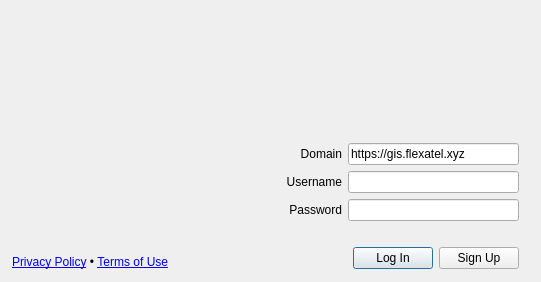
<?xml version="1.0" encoding="UTF-8"?>
<ui version="4.0">
 <class>FlexgisQGISDialogBase</class>
 <widget class="QDialog" name="FlexgisQGISDialogBase">
  <property name="geometry">
   <rect>
    <x>0</x>
    <y>0</y>
    <width>541</width>
    <height>282</height>
   </rect>
  </property>
  <property name="minimumSize">
   <size>
    <width>541</width>
    <height>282</height>
   </size>
  </property>
  <property name="maximumSize">
   <size>
    <width>541</width>
    <height>282</height>
   </size>
  </property>
  <property name="windowTitle">
   <string>FlexGIS - Login</string>
  </property>
  <widget class="QWidget" name="layoutWidget">
   <property name="geometry">
    <rect>
     <x>0</x>
     <y>10</y>
     <width>531</width>
     <height>271</height>
    </rect>
   </property>
   <layout class="QVBoxLayout" name="verticalLayout" stretch="0,0,0,0,0,0">
    <property name="leftMargin">
     <number>12</number>
    </property>
    <property name="topMargin">
     <number>12</number>
    </property>
    <property name="rightMargin">
     <number>12</number>
    </property>
    <property name="bottomMargin">
     <number>12</number>
    </property>
    <item>
     <spacer name="verticalSpacer">
      <property name="orientation">
       <enum>Qt::Vertical</enum>
      </property>
      <property name="sizeHint" stdset="0">
       <size>
        <width>20</width>
        <height>40</height>
       </size>
      </property>
     </spacer>
    </item>
    <item>
     <layout class="QHBoxLayout" name="horizontalLayout_1" stretch="0,0">
      <item>
       <widget class="QLabel" name="label_domain">
        <property name="minimumSize">
         <size>
          <width>330</width>
          <height>0</height>
         </size>
        </property>
        <property name="styleSheet">
         <string notr="true">color:black; background-color:rgba(0,0,0,.0);</string>
        </property>
        <property name="text">
         <string>Domain</string>
        </property>
        <property name="alignment">
         <set>Qt::AlignRight|Qt::AlignTrailing|Qt::AlignVCenter</set>
        </property>
       </widget>
      </item>
      <item>
       <widget class="QLineEdit" name="domain">
        <property name="styleSheet">
         <string notr="true">color:black;</string>
        </property>
        <property name="text">
         <string>https://gis.flexatel.xyz</string>
        </property>
        <property name="placeholderText">
         <string notr="true">https://gis.flexatel.xyz</string>
        </property>
       </widget>
      </item>
     </layout>
    </item>
    <item>
     <layout class="QHBoxLayout" name="horizontalLayout_2" stretch="0,0">
      <item>
       <widget class="QLabel" name="label_username">
        <property name="minimumSize">
         <size>
          <width>330</width>
          <height>0</height>
         </size>
        </property>
        <property name="styleSheet">
         <string notr="true">color:black; background-color:rgba(0,0,0,.0);</string>
        </property>
        <property name="text">
         <string>Username</string>
        </property>
        <property name="alignment">
         <set>Qt::AlignRight|Qt::AlignTrailing|Qt::AlignVCenter</set>
        </property>
       </widget>
      </item>
      <item>
       <widget class="QLineEdit" name="username">
        <property name="styleSheet">
         <string notr="true">color:black;</string>
        </property>
       </widget>
      </item>
     </layout>
    </item>
    <item>
     <layout class="QHBoxLayout" name="horizontalLayout_3" stretch="0,0">
      <item>
       <widget class="QLabel" name="label_password">
        <property name="minimumSize">
         <size>
          <width>330</width>
          <height>0</height>
         </size>
        </property>
        <property name="styleSheet">
         <string notr="true">color:black; background-color:rgba(0,0,0,.0);</string>
        </property>
        <property name="text">
         <string>Password</string>
        </property>
        <property name="alignment">
         <set>Qt::AlignRight|Qt::AlignTrailing|Qt::AlignVCenter</set>
        </property>
       </widget>
      </item>
      <item>
       <widget class="QLineEdit" name="password">
        <property name="styleSheet">
         <string notr="true">color:black;</string>
        </property>
        <property name="echoMode">
         <enum>QLineEdit::Password</enum>
        </property>
       </widget>
      </item>
     </layout>
    </item>
    <item>
     <spacer name="verticalSpacer_2">
      <property name="orientation">
       <enum>Qt::Vertical</enum>
      </property>
      <property name="sizeType">
       <enum>QSizePolicy::Fixed</enum>
      </property>
      <property name="sizeHint" stdset="0">
       <size>
        <width>20</width>
        <height>20</height>
       </size>
      </property>
     </spacer>
    </item>
    <item>
     <layout class="QHBoxLayout" name="horizontalLayout" stretch="1,0,0">
      <item>
       <widget class="QLabel" name="footer_label">
        <property name="text">
         <string>&lt;html&gt;&lt;head/&gt;&lt;body&gt;&lt;p&gt;&lt;a href=&quot;privacy_policy&quot;&gt;Privacy Policy&lt;/a&gt; •  &lt;a href=&quot;terms_of_use&quot;&gt;Terms of Use&lt;/a&gt;&lt;/p&gt;&lt;/body&gt;&lt;/html&gt;</string>
        </property>
        <property name="alignment">
         <set>Qt::AlignBottom|Qt::AlignLeading|Qt::AlignLeft</set>
        </property>
        <property name="wordWrap">
         <bool>true</bool>
        </property>
        <property name="textInteractionFlags">
         <set>Qt::LinksAccessibleByKeyboard|Qt::LinksAccessibleByMouse</set>
        </property>
       </widget>
      </item>
      <item>
       <widget class="QPushButton" name="log_in_button">
        <property name="cursor">
         <cursorShape>PointingHandCursor</cursorShape>
        </property>
        <property name="text">
         <string>Log In</string>
        </property>
       </widget>
      </item>
      <item>
       <widget class="QPushButton" name="sign_up_button">
        <property name="cursor">
         <cursorShape>PointingHandCursor</cursorShape>
        </property>
        <property name="text">
         <string>Sign Up</string>
        </property>
       </widget>
      </item>
     </layout>
    </item>
   </layout>
  </widget>
 </widget>
 <resources/>
 <connections/>
</ui>
